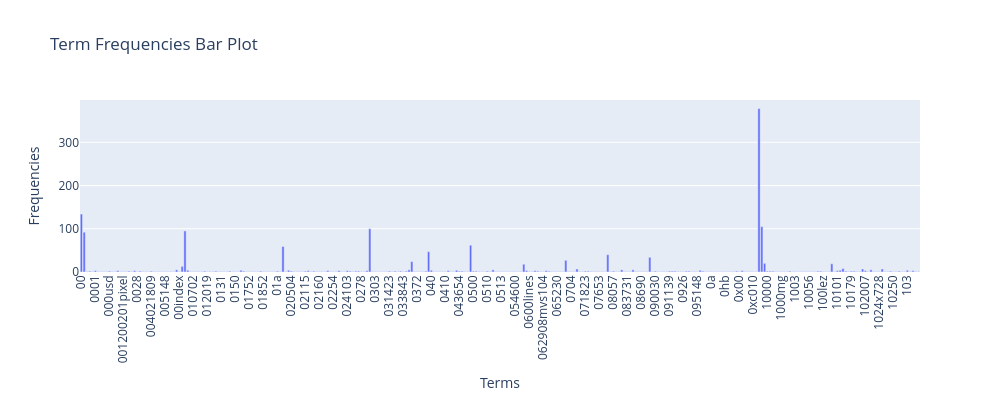

Here is the notebook cell this chart was saved with:
### Markdown cell above
### >>> **Exercise 12 (take home):**
If you want a nicer interactive visualization here, I would encourage you try to install and use plotly to achieve this.

### Code cell
# Answer here
import plotly.graph_objs as go
import plotly.express as px

fig = go.Figure()

fig.add_trace(go.Bar(
    x=count_vect.get_feature_names_out()[:300],
    y=term_frequencies[:300]
))

fig.update_layout(
    width=1000,  
    height=400,  
    xaxis_tickangle=270,  
    xaxis_title='Terms',
    yaxis_title='Frequencies',
    title='Term Frequencies Bar Plot'
)

### Figure 1 — Plotly figure (JSON) as saved in the notebook; plotly's stock layout.template omitted (floating-point values rounded to 4 significant figures; data arrays with more than 128 entries replaced by an {"elided": "..."} marker saying what was removed)
{"data": [{"type": "bar", "x": {"elided": "300 str values"}, "y": {"elided": "300 int values"}}], "layout": {"height": 400, "title": {"text": "Term Frequencies Bar Plot"}, "width": 1000, "xaxis": {"tickangle": -90, "title": {"text": "Terms"}}, "yaxis": {"title": {"text": "Frequencies"}}}}
